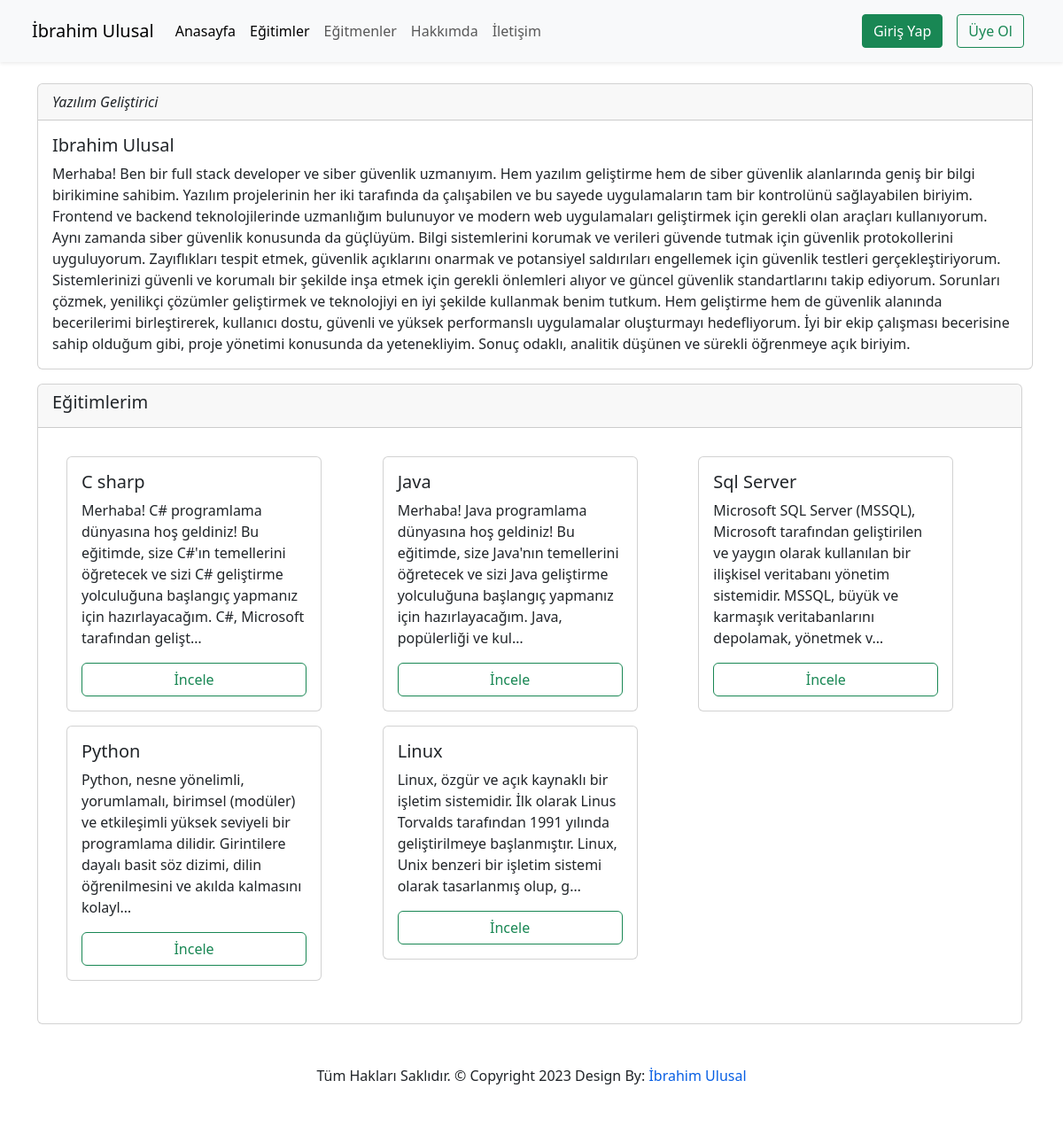
Page /courses/teacher/ibrahim-ulusal on the committed database.
### courses/Models/Teachers.py (models this page shows, shortened)
class Teacher(models.Model):
    TeacherName = models.CharField(max_length=50)
    title = models.CharField(max_length=50)
    Description = models.TextField()
    image = models.ImageField(upload_to='teacher/%Y%m/%D',null=True,blank=True)
    date = models.DateTimeField(auto_now_add=True)
    slug = models.SlugField(unique=True,editable=False)

### courses/Models/Course.py (models this page shows, shortened)
class Course(models.Model):
    title = models.CharField(max_length=50,help_text="Course Adı ile aynı olsun!")
    name = models.ForeignKey(CourseName,on_delete=models.CASCADE)
    category = models.ManyToManyField(Category,blank=True,null=True)
    teachers = models.ForeignKey(Teacher,on_delete=models.CASCADE,blank=True,null=True)
    students = models.ManyToManyField(User,null=True,blank=True,related_name='courses_joined')
    description = models.TextField()
    image = models.ImageField(upload_to='courses/%Y-%m/%d/',blank=True,null=True)
    isActive = models.BooleanField()
    date = models.DateTimeField(auto_now_add=True)
    slug = models.SlugField(unique=True,editable=False)

### courses/views.py (the view)
# urls.py: path('teacher/<slug:teacherSlug>',teacherDetails,name='teacherDetails'),
def teacherDetails(request,teacherSlug):
    data = Teacher.objects.get(slug = teacherSlug)
    teacherCourses = Course.objects.all().filter(teachers__slug = teacherSlug)
    return render(request,'courseAppFiles/teacher.html',context={
        'teacher_details' : data,
        'teacherAllCourse' : teacherCourses
    })

### templates/courseAppFiles/teacher.html (shortened to what this page needs)
{% extends 'partials/_base.html' %}
{% load static %}
{% block content %}
<div class="container mt-4 pe-3">
    <div class="row">
        <div class="col-lg-12">
            <div class="row ms-auto">
                <div class="card mb-3 p-0">
                    <div class="card-header">
                      <span style="font-style: italic;"> {{ teacher_details.title|title }}</span>
                    </div>
                    <div class="card-body">
                      <h5 class="card-title">{{ teacher_details.TeacherName|title }}</h5>
                          <p class="card-text">
                            {{ teacher_details.Description }}
                          </p>
                    </div>
                </div>
            </div>
        </div>
        <div class="col-lg-12">
            <div class="card mb-3 p-0">
                <div class="card-header">
                    <h5>Eğitimlerim</h5>
                </div>
                <div class="card-body">
                    <div class="row p-3">
                        {% for course in teacherAllCourse %}
                        <div class="col-lg-4 mb-3">
                          <div class="card" style="width: 18rem;">
                            <div class="card-body">
                              <h5 class="card-title">{{ course.title }}</h5>
                              <p class="card-text">{{ course.description|truncatechars:200 }}</p>
                              <a href="{% url 'course-details' course.slug course.id %}" class="card-link btn btn-outline-success d-block">İncele</a>
                            </div>
                          </div>
                        </div>
                        {% endfor %}
                      </div>
                </div>
            </div>
        </div>
    </div>
</div>
{% endblock %}

### static/css/style.css (style rules this page uses)
* { margin:0; padding:0; }
:root { --main-color : rgb(27,31,36); --text-color : rgb(255,255,255); --primary-color: rgb(7,95,228); --dark-color : rgb(35,43,53); --default-text-color : rgb(0,0,0); --yellow : rgb(245,223,78); }
html { scroll-behavior: smooth; }
body { font-size: 16px; font-family: 'Poppins',sans-serif; font-weight: normal; font-style: normal; color: var(--default-text-color); }

### rows in the picture
Teacher: title "Yazılım Geliştirici", TeacherName "Ibrahim Ulusal", Description "Merhaba! Ben bir full stack developer ve siber güvenlik uzmanıyım. Hem yazılım geliştirme hem de siber güvenlik alanlarında geniş bir bilgi birikimine sahibim. Yazılım projelerinin her iki tarafında da çalışabilen ve bu sayede uygulamaların tam bir kontrolünü sağlayabilen biriyim. Frontend ve backend teknolojilerinde uzmanlığım bulunuyor ve modern web uygulamaları geliştirmek için gerekli olan araçları kullanıyorum. Aynı zamanda siber güvenlik konusunda da güçlüyüm. Bilgi sistemlerini korumak ve verileri güvende tutmak için güvenlik protokollerini uyguluyorum. Zayıflıkları tespit etmek, güvenlik açıklarını onarmak ve potansiyel saldırıları engellemek için güvenlik testleri…"
Course: title "C sharp", description "Merhaba! C# programlama dünyasına hoş geldiniz! Bu eğitimde, size C#'ın temellerini öğretecek ve sizi C# geliştirme yolculuğuna başlangıç yapmanız için hazırlayacağım. C#, Microsoft tarafından gelişt…"
Course: title "Java", description "Merhaba! Java programlama dünyasına hoş geldiniz! Bu eğitimde, size Java'nın temellerini öğretecek ve sizi Java geliştirme yolculuğuna başlangıç yapmanız için hazırlayacağım. Java, popülerliği ve kul…"
Course: title "Sql Server", description "Microsoft SQL Server (MSSQL), Microsoft tarafından geliştirilen ve yaygın olarak kullanılan bir ilişkisel veritabanı yönetim sistemidir. MSSQL, büyük ve karmaşık veritabanlarını depolamak, yönetmek v…"
Course: title "Python", description "Python, nesne yönelimli, yorumlamalı, birimsel (modüler) ve etkileşimli yüksek seviyeli bir programlama dilidir. Girintilere dayalı basit söz dizimi, dilin öğrenilmesini ve akılda kalmasını kolayl…"
Course: title "Linux", description "Linux, özgür ve açık kaynaklı bir işletim sistemidir. İlk olarak Linus Torvalds tarafından 1991 yılında geliştirilmeye başlanmıştır. Linux, Unix benzeri bir işletim sistemi olarak tasarlanmış olup, g…"
